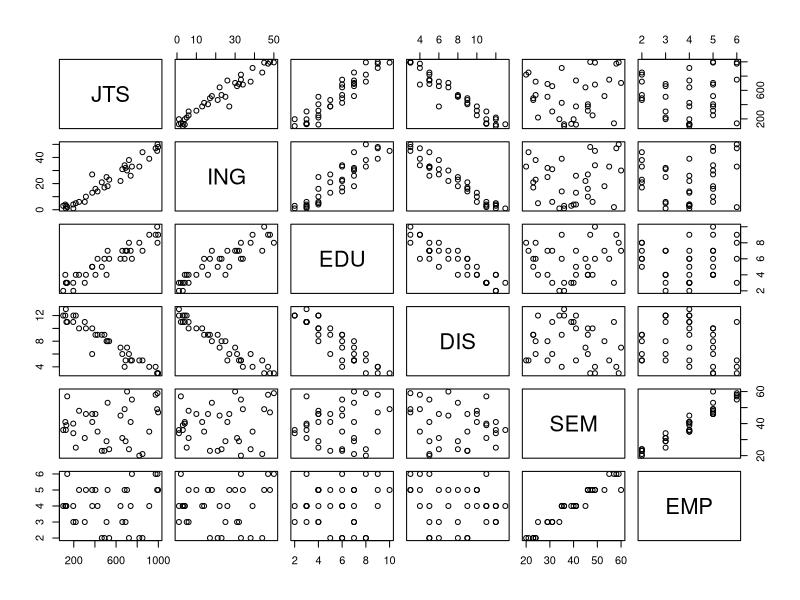
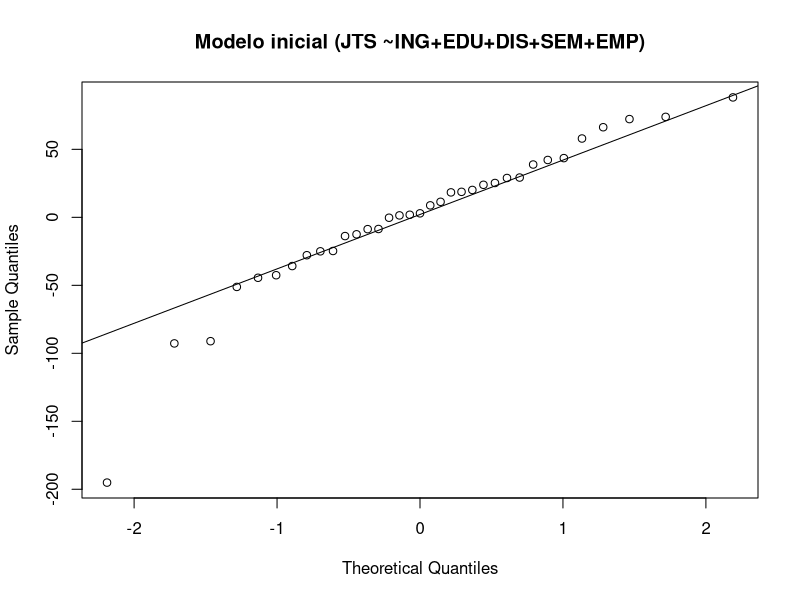
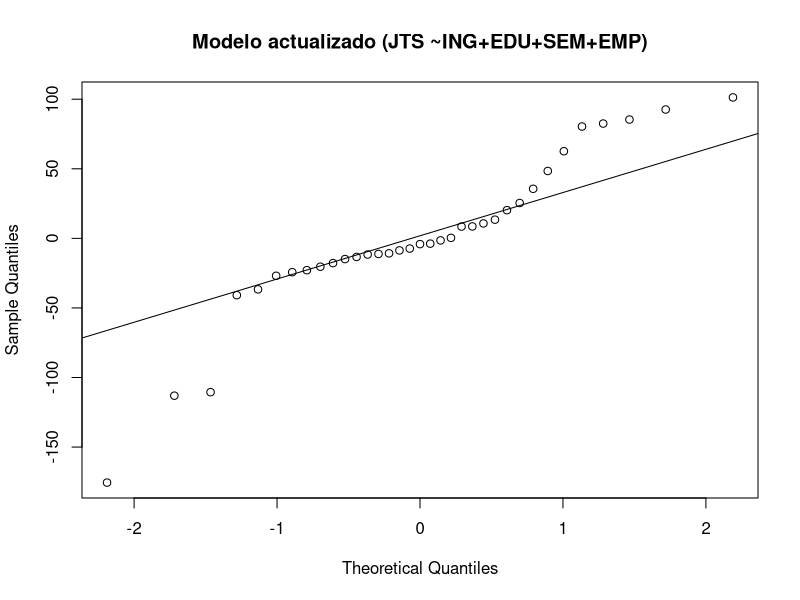
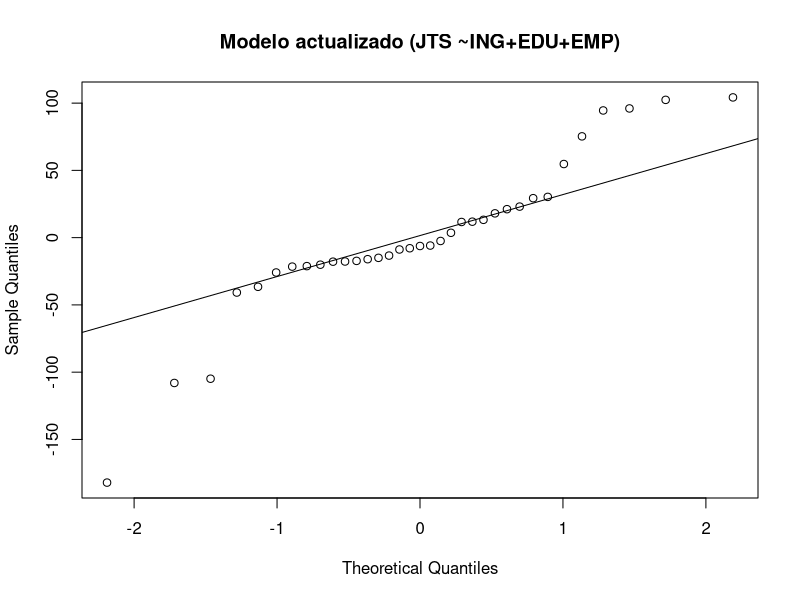
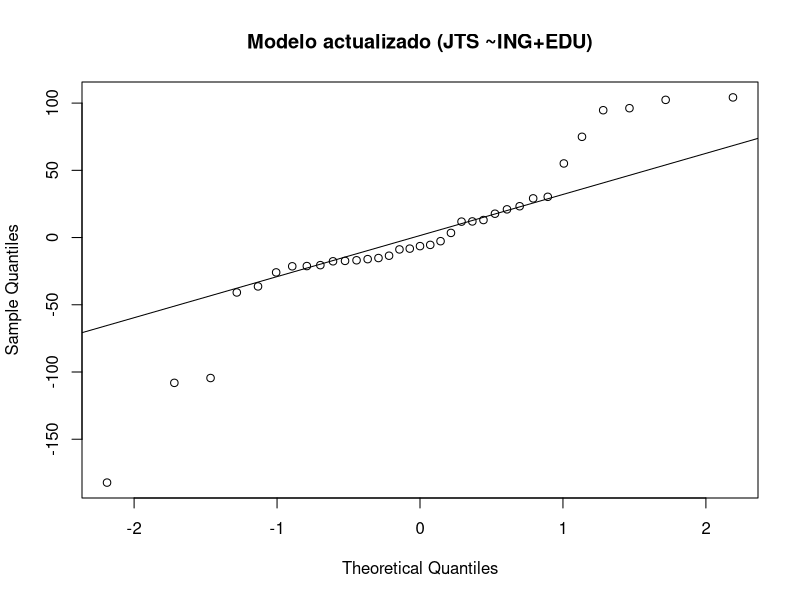

Generate these figures, in order, with R:
datos = read.csv("datosdoug.csv", header=T,sep=";")
attach(datos)
correlacion = cor(datos)
correlacion
plot(datos)

modelo_o = lm(JTS ~ING+EDU+DIS+SEM+EMP)
summary(modelo_o)
qqnorm(resid(modelo_o), main = "Modelo inicial (JTS ~ING+EDU+DIS+SEM+EMP)")
qqline(resid(modelo_o))

modelo = lm(JTS ~ING+EDU+SEM+EMP)
summary(modelo)
qqnorm(resid(modelo), main = "Modelo actualizado (JTS ~ING+EDU+SEM+EMP)")
qqline(resid(modelo))

modelo = lm(JTS ~ING+EDU+EMP)
summary(modelo)
qqnorm(resid(modelo), main = "Modelo actualizado (JTS ~ING+EDU+EMP)")
qqline(resid(modelo))

modelo = lm(JTS ~ING+EDU)
summary(modelo)
qqnorm(resid(modelo), main = "Modelo actualizado (JTS ~ING+EDU)")
qqline(resid(modelo))

predicciones = data.frame(ING=25,EDU=5)
predict(modelo, newdata = predicciones, interval = "prediction")

predicciones = data.frame(ING=25,EDU=5,DIS=7,SEM=26,EMP=3)
predict(modelo_o, newdata = predicciones, interval = "prediction")

